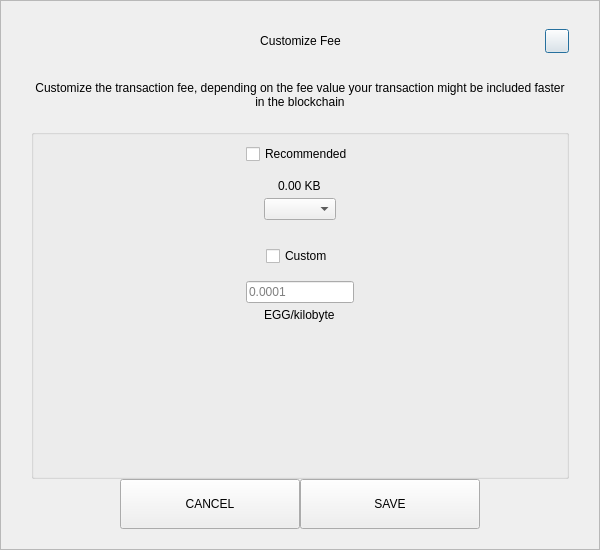
<?xml version="1.0" encoding="UTF-8"?>
<ui version="4.0">
 <class>SendCustomFeeDialog</class>
 <widget class="QDialog" name="SendCustomFeeDialog">
  <property name="geometry">
   <rect>
    <x>0</x>
    <y>0</y>
    <width>600</width>
    <height>550</height>
   </rect>
  </property>
  <property name="windowTitle">
   <string>Form</string>
  </property>
  <layout class="QVBoxLayout" name="verticalLayout_3">
   <property name="spacing">
    <number>0</number>
   </property>
   <property name="leftMargin">
    <number>0</number>
   </property>
   <property name="topMargin">
    <number>0</number>
   </property>
   <property name="rightMargin">
    <number>0</number>
   </property>
   <property name="bottomMargin">
    <number>0</number>
   </property>
   <item>
    <widget class="QFrame" name="frame">
     <property name="styleSheet">
      <string notr="true"/>
     </property>
     <property name="frameShape">
      <enum>QFrame::StyledPanel</enum>
     </property>
     <property name="frameShadow">
      <enum>QFrame::Raised</enum>
     </property>
     <layout class="QVBoxLayout" name="verticalLayout_2">
      <property name="spacing">
       <number>0</number>
      </property>
      <property name="leftMargin">
       <number>30</number>
      </property>
      <property name="topMargin">
       <number>20</number>
      </property>
      <property name="rightMargin">
       <number>30</number>
      </property>
      <property name="bottomMargin">
       <number>20</number>
      </property>
      <item>
       <layout class="QHBoxLayout" name="horizontalLayout_3">
        <property name="spacing">
         <number>0</number>
        </property>
        <item>
         <spacer name="horizontalSpacer_21">
          <property name="orientation">
           <enum>Qt::Horizontal</enum>
          </property>
          <property name="sizeHint" stdset="0">
           <size>
            <width>40</width>
            <height>20</height>
           </size>
          </property>
         </spacer>
        </item>
        <item>
         <widget class="QLabel" name="labelTitle">
          <property name="minimumSize">
           <size>
            <width>0</width>
            <height>40</height>
           </size>
          </property>
          <property name="maximumSize">
           <size>
            <width>16777215</width>
            <height>40</height>
           </size>
          </property>
          <property name="styleSheet">
           <string notr="true">padding-left:24px;</string>
          </property>
          <property name="text">
           <string>Customize Fee</string>
          </property>
          <property name="alignment">
           <set>Qt::AlignCenter</set>
          </property>
          <property name="margin">
           <number>7</number>
          </property>
         </widget>
        </item>
        <item>
         <spacer name="horizontalSpacer">
          <property name="orientation">
           <enum>Qt::Horizontal</enum>
          </property>
          <property name="sizeHint" stdset="0">
           <size>
            <width>40</width>
            <height>20</height>
           </size>
          </property>
         </spacer>
        </item>
        <item>
         <widget class="QPushButton" name="btnEsc">
          <property name="minimumSize">
           <size>
            <width>24</width>
            <height>24</height>
           </size>
          </property>
          <property name="maximumSize">
           <size>
            <width>24</width>
            <height>24</height>
           </size>
          </property>
          <property name="text">
           <string/>
          </property>
         </widget>
        </item>
       </layout>
      </item>
      <item>
       <spacer name="verticalSpacer_2">
        <property name="orientation">
         <enum>Qt::Vertical</enum>
        </property>
        <property name="sizeType">
         <enum>QSizePolicy::Fixed</enum>
        </property>
        <property name="sizeHint" stdset="0">
         <size>
          <width>20</width>
          <height>20</height>
         </size>
        </property>
       </spacer>
      </item>
      <item>
       <widget class="QLabel" name="labelMessage">
        <property name="text">
         <string>Customize the transaction fee, depending on the fee value your transaction might be included faster in the blockchain</string>
        </property>
        <property name="alignment">
         <set>Qt::AlignCenter</set>
        </property>
        <property name="wordWrap">
         <bool>true</bool>
        </property>
       </widget>
      </item>
      <item>
       <spacer name="verticalSpacer_3">
        <property name="orientation">
         <enum>Qt::Vertical</enum>
        </property>
        <property name="sizeType">
         <enum>QSizePolicy::Fixed</enum>
        </property>
        <property name="sizeHint" stdset="0">
         <size>
          <width>20</width>
          <height>20</height>
         </size>
        </property>
       </spacer>
      </item>
      <item>
       <widget class="QGroupBox" name="groupBox">
        <property name="title">
         <string/>
        </property>
        <layout class="QVBoxLayout" name="verticalLayout">
         <property name="leftMargin">
          <number>12</number>
         </property>
         <property name="rightMargin">
          <number>12</number>
         </property>
         <item>
          <layout class="QVBoxLayout" name="verticalLayout_4">
           <property name="spacing">
            <number>5</number>
           </property>
           <item alignment="Qt::AlignHCenter">
            <widget class="QCheckBox" name="checkBoxRecommended">
             <property name="text">
              <string>Recommended</string>
             </property>
            </widget>
           </item>
           <item>
            <spacer name="verticalSpacer_5">
             <property name="orientation">
              <enum>Qt::Vertical</enum>
             </property>
             <property name="sizeType">
              <enum>QSizePolicy::Fixed</enum>
             </property>
             <property name="sizeHint" stdset="0">
              <size>
               <width>20</width>
               <height>10</height>
              </size>
             </property>
            </spacer>
           </item>
           <item alignment="Qt::AlignHCenter">
            <widget class="QLabel" name="labelFee">
             <property name="text">
              <string>0.00 KB</string>
             </property>
            </widget>
           </item>
           <item alignment="Qt::AlignHCenter">
            <widget class="QComboBox" name="comboBoxRecommended"/>
           </item>
          </layout>
         </item>
         <item>
          <spacer name="verticalSpacer">
           <property name="orientation">
            <enum>Qt::Vertical</enum>
           </property>
           <property name="sizeType">
            <enum>QSizePolicy::Fixed</enum>
           </property>
           <property name="sizeHint" stdset="0">
            <size>
             <width>20</width>
             <height>20</height>
            </size>
           </property>
          </spacer>
         </item>
         <item>
          <layout class="QVBoxLayout" name="verticalLayout_5">
           <property name="spacing">
            <number>5</number>
           </property>
           <item alignment="Qt::AlignHCenter">
            <widget class="QCheckBox" name="checkBoxCustom">
             <property name="text">
              <string>Custom</string>
             </property>
            </widget>
           </item>
           <item>
            <spacer name="verticalSpacer_6">
             <property name="orientation">
              <enum>Qt::Vertical</enum>
             </property>
             <property name="sizeType">
              <enum>QSizePolicy::Fixed</enum>
             </property>
             <property name="sizeHint" stdset="0">
              <size>
               <width>20</width>
               <height>10</height>
              </size>
             </property>
            </spacer>
           </item>
           <item alignment="Qt::AlignHCenter">
            <widget class="QLineEdit" name="lineEditCustomFee">
             <property name="placeholderText">
              <string notr="true">0.0001</string>
             </property>
            </widget>
           </item>
           <item alignment="Qt::AlignHCenter">
            <widget class="QLabel" name="labelCustomFee">
             <property name="text">
              <string>EGG/kilobyte</string>
             </property>
            </widget>
           </item>
          </layout>
         </item>
         <item>
          <spacer name="verticalSpacer_4">
           <property name="orientation">
            <enum>Qt::Vertical</enum>
           </property>
           <property name="sizeHint" stdset="0">
            <size>
             <width>20</width>
             <height>40</height>
            </size>
           </property>
          </spacer>
         </item>
        </layout>
       </widget>
      </item>
      <item>
       <layout class="QHBoxLayout" name="horizontalLayout" stretch="1,2,2,1">
        <item>
         <spacer name="horizontalSpacer1">
          <property name="orientation">
           <enum>Qt::Horizontal</enum>
          </property>
          <property name="sizeHint" stdset="0">
           <size>
            <width>40</width>
            <height>20</height>
           </size>
          </property>
         </spacer>
        </item>
        <item>
         <widget class="QPushButton" name="btnCancel">
          <property name="minimumSize">
           <size>
            <width>180</width>
            <height>50</height>
           </size>
          </property>
          <property name="focusPolicy">
           <enum>Qt::NoFocus</enum>
          </property>
          <property name="text">
           <string>CANCEL</string>
          </property>
         </widget>
        </item>
        <item>
         <widget class="QPushButton" name="btnSave">
          <property name="minimumSize">
           <size>
            <width>180</width>
            <height>50</height>
           </size>
          </property>
          <property name="focusPolicy">
           <enum>Qt::NoFocus</enum>
          </property>
          <property name="text">
           <string>SAVE</string>
          </property>
         </widget>
        </item>
        <item>
         <spacer name="horizontalSpacer_2">
          <property name="orientation">
           <enum>Qt::Horizontal</enum>
          </property>
          <property name="sizeHint" stdset="0">
           <size>
            <width>40</width>
            <height>20</height>
           </size>
          </property>
         </spacer>
        </item>
       </layout>
      </item>
     </layout>
    </widget>
   </item>
  </layout>
 </widget>
 <resources/>
 <connections/>
</ui>
